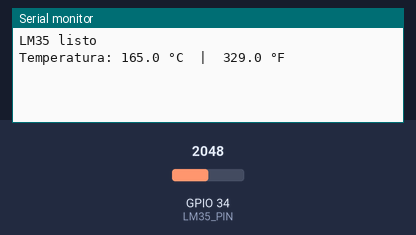
A sketch run on a simulated ESP32. On the bench: the last lines printed to the serial monitor. The inputs (shaded band) are chosen by the test bench; at power-on: GPIO 34 (LM35_PIN) = 2048 (analog values on the 0–4095 scale).

Above: at 1.2 s.
1.3 s: GPIO 34 (LM35_PIN) set to 2866
At 1.3 s:
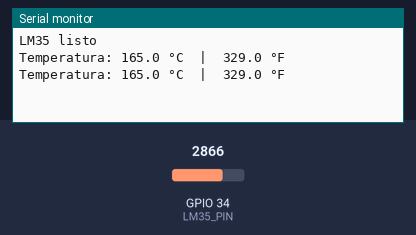
2.8 s: GPIO 34 (LM35_PIN) set to 3603
At 4.3 s:
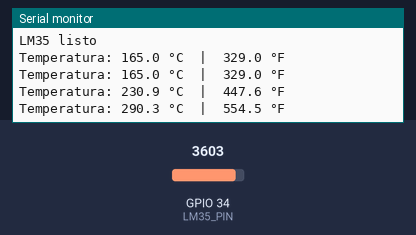
Timing chart, 0 to 5.8 s (numbered marks = the images above; inputs shaded):
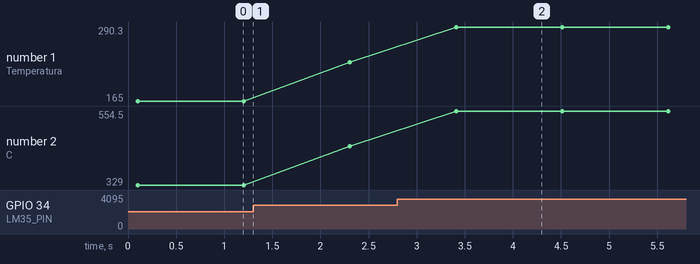

Measured:
- after the input at 2.8 s, the serial monitor: prints a new line after 0.61 s (image 2)
- plotted number 1: 165 → 230.9 after the input at 1.3 s, 230.9 → 290.3 after the input at 2.8 s
- plotted number 2: 329 → 447.6 after the input at 1.3 s, 447.6 → 554.5 after the input at 2.8 s

The sketch:

esp32_lm35_temperatura.ino
```cpp
/*
 * ESP32 + Sensor de temperatura LM35
 *
 * Conexiones (LM35 -> ESP32)
 *   Pin 1 (+Vs)  -> 5V (pin VIN)
 *   Pin 2 (Vout) -> GPIO 34 (entrada ADC1, solo lectura)
 *   Pin 3 (GND)  -> GND
 *
 * El LM35 entrega 10 mV por cada °C (a 25 °C = 250 mV).
 * Se usa ADC1 (GPIO 32-39) porque ADC2 falla si se usa WiFi.
 * Recomendado: condensador de 100 nF entre Vout y GND para reducir ruido.
 */

#define LM35_PIN  34
#define MUESTRAS  20

void setup() {
  Serial.begin(115200);
  analogReadResolution(12);                         // 0 - 4095
  analogSetPinAttenuation(LM35_PIN, ADC_11db);      // Rango ~0 - 3.1 V
  Serial.println("LM35 listo");
}

float leerTemperaturaC() {
  uint32_t suma_mV = 0;
  for (int i = 0; i < MUESTRAS; i++) {
    suma_mV += analogReadMilliVolts(LM35_PIN);      // Lectura ya calibrada en mV
    delay(5);
  }
  float mV = suma_mV / (float)MUESTRAS;
  return mV / 10.0;                                 // 10 mV = 1 °C
}

void loop() {
  float tempC = leerTemperaturaC();
  float tempF = tempC * 9.0 / 5.0 + 32.0;

  Serial.print("Temperatura: ");
  Serial.print(tempC, 1);
  Serial.print(" °C  |  ");
  Serial.print(tempF, 1);
  Serial.println(" °F");

  delay(1000);
}
```
